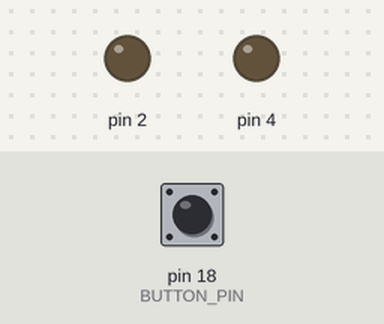
The program below on a simulated Arduino Uno, built with avr-gcc and run on an emulated ATmega328P. On the bench: output pins drawn as LEDs (lit = HIGH). Inputs (shaded band) come from the test bench; at power-on: pin 18 (BUTTON_PIN) LOW. What the program prints to the serial monitor is not drawn.

Above: at 2.7 s.
2.8 s: pin 18 (BUTTON_PIN) pulled HIGH for 0.15 s
At 2.87 s:
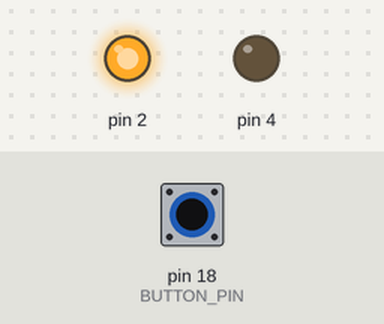
5.9 s: pin 18 (BUTTON_PIN) pulled HIGH for 3.2 s
At 10.5 s:
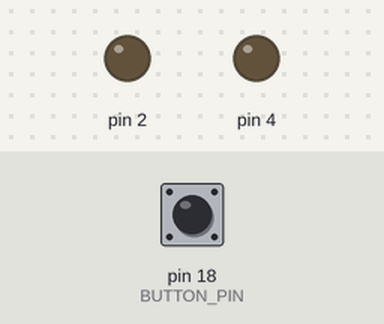
12.1 s: pin 18 (BUTTON_PIN) driven HIGH
At 12.7 s:
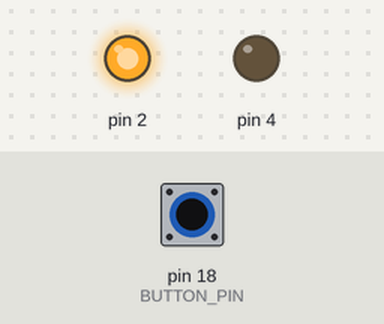
15.1 s: pin 18 (BUTTON_PIN) driven LOW
At 16.3 s:
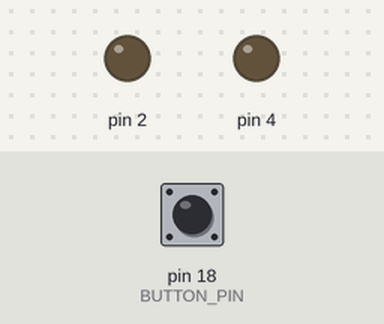
Timing chart, 0 to 18.1 s (numbered marks = the images above; inputs shaded):
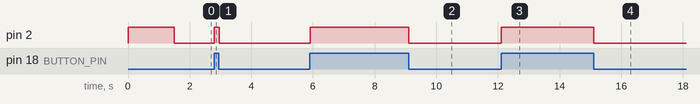

Measured:
- after the input at 2.8 s, pin 2: LOW → HIGH at once, → LOW 0.15 s later
- after the input at 5.9 s, pin 2: LOW → HIGH at once, → LOW 3.2 s later
- after the input at 12.1 s, pin 2: LOW → HIGH at once
- after the input at 15.1 s, pin 2: HIGH → LOW at once

The program:

main.cpp
```cpp
#include <Arduino.h>

int trenutnoStanje; // spremenljivka, ki bo hranila trenutno stanje tipke - ali je pritisnjena ali ne
const int BUTTON_PIN = 18; // nožica, na katero je priključena tipka

void setup() {
  // put your setup code here, to run once:
  // tu zapišemo kodo, ki se izvede le enkrat - nastavitve
  Serial.begin(115200);


  Serial.println("Testiranje delovanja tipke na nožici 18");

  pinMode(2, OUTPUT);
  pinMode(BUTTON_PIN, INPUT); // nastavitev nožice 18 kot vhod
  pinMode(4,OUTPUT);
  digitalWrite(2, HIGH); // na nožici 2 zapišemo visoko vrednost - LED zasveti
  delay(500);
  digitalWrite(4, LOW);
  delay(500); // zakasnitev izvedbe programa za specificiran čas v milisekundah, 1000 ms = 1 s
  digitalWrite(2, HIGH); // na nožici 2 zapišemo nizko vrednost - LED ugasne
  delay(500); // zakasnitev izvedbe programa za specificiran čas v milisekundah, 1000 ms = 1 s
  digitalWrite(4, LOW);
}

void loop() {
trenutnoStanje = digitalRead(BUTTON_PIN); // preberemo stanje tipke na nožici 18 in ga shranimo v spremenljivko
if (trenutnoStanje == HIGH) { // če je tipka pritisnjena (HIGH), potem:
  Serial.println("Tipka je pritisnjena!"); // izpišemo sporočilo na serijski monitor
  digitalWrite(2, HIGH); // na nožici 2 zapišemo visoko vrednost - LED zasveti
} else { // če tipka ni pritisnjena (LOW), potem:
  Serial.println("Tipka ni pritisnjena!"); // izpišemo sporočilo na serijski monitor
  digitalWrite(2, LOW); // na nožici 2 zapišemo nizko vrednost - LED ugasne
}
}
```
